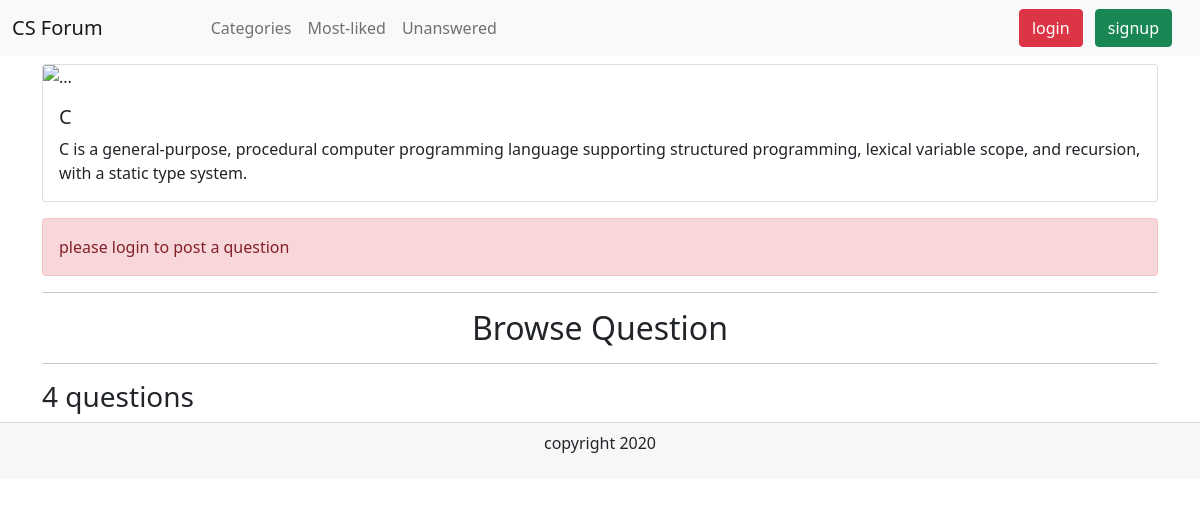
The app's page /threadlist.php?catid=1 with its own data.
### tables this page shows
CREATE TABLE `Categories` (
  `id` int(11) NOT NULL,
  `name` varchar(50) NOT NULL,
  `description` varchar(1024) NOT NULL,
  `created` datetime NOT NULL DEFAULT current_timestamp()
);

### threadlist.php (the view, shortened to what this page needs)
<!doctype html>
<html lang="en">
<head>
  <link href="https://cdn.jsdelivr.net/npm/bootstrap@5.0.0-beta1/dist/css/bootstrap.min.css" rel="stylesheet"
>
</head>
<body>
  <?php include 'partial/dbconnect.php';?>
  <?php include 'partial/header.php';?>
  <?php
    $id = $_GET['catid'];
    $sql = "SELECT * FROM `Categories` WHERE id = $id";
    $result = mysqli_query($conn,$sql);
    if($result)
    {
      while($row = mysqli_fetch_assoc($result))
      {
        $name = $row['name'];
        $des = $row['description'];
      }
    }
  ?>
 <div class="container my-2">
        <div class="card mb-3">
          <img src="https://source.unsplash.com/1600x400/?programming,coding" class="card-img-top" alt="...">
          <div class="card-body">
            <h5 class="card-title"><?php echo $name; ?></h5>
            <p class="card-text"><?php echo $des; ?></p>
          </div>
        </div>
    <?php
      if(isset($_SESSION['username']))
      {
        $user_id = $_SESSION['user_id'];
        echo '
           <p>
              <button class="btn btn-primary" id="togglebtn" type="button" data-bs-toggle="collapse" data-bs-target="#collapseform" aria-expanded="false" aria-controls="collapseform">
                Ask a question
              </button>
            </p>
            <div class="collapse" id="collapseform">
                  <div class=" card card-body bg-light my-4 ">
                      <div>
                          <label for="exampleInputEmail1" class="form-label"><h4>Problem Title</h4></label>
                          <input type="text" class="form-control" id="title" name="title" aria-describedby="emailHelp" placeholder="Title should be more than 10 letters">
                          <label for="exampleFormControlTextarea1" class="form-label"><h4>Elaborate your problem</h4></label>
                          <textarea class="form-control" id="desc" name="desc" rows="3" placeholder="Description should be more than 25 letters"></textarea>
                          <div class="text-danger"><span id="questionwarn" ></span></div>
                          <button type="submit" class="btn btn-primary mx-4 my-2" id="querypost"  >Submit</button>
                      </div>
                  </div>
            </div>
            <div id="formresponse" class="text-success"></div>
        ';
      }
      else
      {
        echo '<p class="alert alert-danger" role="alert">please login to post a question</p>';
      }
    ?>
            <hr>
            <div><h2 class="text-center">Browse Question</h2></div>
            <hr>
            <?php
              $sql = "SELECT * FROM `Threads` where thread_cat_id = $id";
              $result = mysqli_query($conn,$sql);
              $totalthreads = mysqli_num_rows($result);
            ?>
            <div><h3 id="totalthreads"><?php echo $totalthreads?> questions</h3></div>
  </div>
<div class="card-footer text-center">
  <p>copyright 2020</p>
</div>
</body>
</html>

### records on screen
categories: name "C", description "C is a general-purpose, procedural computer programming language supporting structured programming, lexical variable scope, and recursion, with a static type system."

### other values on screen
$totalthreads "4"
